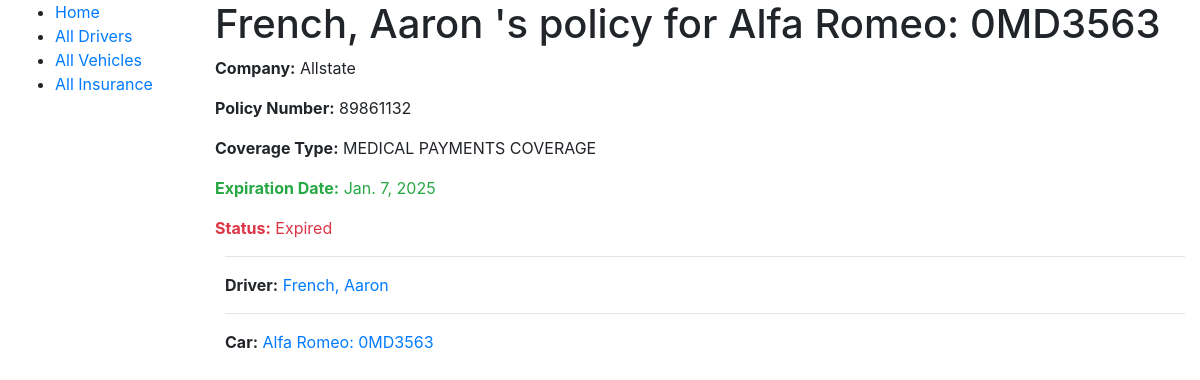
Page /povreg/insurance/1 on the committed database.
### povreg/models.py (models this page shows, shortened)
class Insurance(models.Model):
    driver = models.ForeignKey('Driver', on_delete=models.SET_NULL, blank=True, null=True)
    company = models.TextField(max_length=200, help_text="Company issuing insurance")
    policy_num = models.TextField(max_length=30, unique=True, help_text="Insurance Policy number")
    expiry = models.DateField(help_text="Insurance expiration date")
    coverage_type = models.TextField(max_length=30, help_text="type of insurance coverage")
    STATUS_TYPE = {
        ('ex', 'Expired'),
        ('su', 'Suspended'),
        ('ac', 'Active'),
    }
    status = models.TextField(choices=STATUS_TYPE, default='ac', help_text="vehicle's current insurance status")
    @property
    def is_expired(self):
        if self.expiry and date.today() > self.expiry:
            self.status = 'ex'
            return True
        return False
    def __str__(self):
        return str(self.driver.__str__() + "'s policy for " + self.car.__str__())

class Driver(models.Model):
    first_name = models.TextField(max_length=30, help_text='driver\'s first name')
    last_name = models.TextField(max_length=30, help_text='driver\'s last name')
    license_num = models.TextField(max_length=20, help_text='driver\'s license number', unique=True)
    license_expiry = models.DateField(help_text='driver\'s license expiration date')
    state = models.TextField(max_length=30, help_text="State for the driver's license", blank=True)
    country = models.TextField(max_length=30, help_text="Country for the driver's license")
    phone_num = models.TextField(max_length=12, help_text="the driver's phone number")
    dob = models.DateField(help_text="driver's date of birth", blank=True, null=True)
    def __str__(self):
        return str(self.last_name + ', ' + self.first_name)
    def get_absolute_url(self):
        return reverse('driver-detail', args=[str(self.id)])

class Car(models.Model):
    driver = models.ForeignKey('Driver', on_delete=models.SET_NULL, blank=True, null=True)
    insurance = models.OneToOneField('Insurance', on_delete=models.SET_NULL, blank=True, null=True)
    v_make = models.TextField(max_length=30, help_text="vehicle's make")
    is_commercial = models.BooleanField(default=False,
                                        help_text="true if commercial vehicle, false if private. default is false")
    v_plate = models.TextField(max_length=10, help_text="vehicle's license plate")
    owner = models.TextField(max_length=30, help_text="vehicle's owner")
    REPORTED_STATUS = {
        ('st', 'stolen'),
        ('go', 'good'),
    }
    status = models.TextField(choices=REPORTED_STATUS, default='go', help_text="vehicle's current reported status")
    registration = models.TextField(max_length=30, help_text="vehicle registration", null=True, blank=True)
    v_model = models.TextField(max_length=30, help_text="vehicle's model", null=True, blank=True)
    v_state = models.TextField(max_length=30, help_text="vehicle's state of registration", null=True, blank=True)
    v_country = models.TextField(max_length=30, help_text="vehicle's country of registration", null=True, blank=True)
    def __str__(self):
        if (self.v_model is None) or (self.v_model == ""):
            return str(self.v_make + ": " + self.v_plate)
        else:
            return str(self.v_model + ", " + self.v_make + ": " + self.v_plate)
    def get_absolute_url(self):
        return reverse('car-detail', args=[str(self.id)])
    class Meta:
        unique_together = ("v_plate", "v_state", "v_country")

### povreg/views.py (the view)
# urls.py: path('insurance/<int:pk>', views.InsuranceDetailView.as_view(), name="insurance-detail"),
class InsuranceDetailView(generic.DetailView):
    model = Insurance

### povreg/templates/povreg/insurance_detail.html (shortened to what this page needs)
{% extends "base_generic.html" %}
{% block content %}
<h1>{{ insurance }}</h1>
<p><strong>Company:</strong> {{ insurance.company }}</p>
<p><strong>Policy Number:</strong> {{ insurance.policy_num }}</p>
<p><strong>Coverage Type:</strong> {{ insurance.coverage_type }}</p>
<p class="{% if insurance.is_expired %}text-danger{% else %}text-success{% endif %}"><strong>
    Expiration Date:</strong> {{ insurance.expiry }}</p>
<p class="{% if insurance.status == 'Expired' %}text-danger
    {% elif insurance.status == 'Suspended' %} text-warning
    {% else %} text-success {% endif %}"><strong>Status:</strong> {{ insurance.get_status_display }}</p>
<div style="margin-left:10px; margin-top:10px">
    <hr>
    <p><strong>Driver:</strong> <a href="{{ insurance.driver.get_absolute_url }}">{{ insurance.driver }}</a></p>
</div>
<div style="margin-left:10px; margin-top:10px">
    <hr>
    <p><strong>Car:</strong> <a href="{{ insurance.car.get_absolute_url }}">{{ insurance.car }}</a></p>
</div>
{% endblock %}

### rows in the picture
Insurance: driver+id "French, Aaron 's policy for Alfa Romeo: 0MD3563", company "Allstate", policy_num "89861132", coverage_type "MEDICAL PAYMENTS COVERAGE", expiry "Jan. 7, 2025", status "Expired", driver "French, Aaron", car "Alfa Romeo: 0MD3563"
